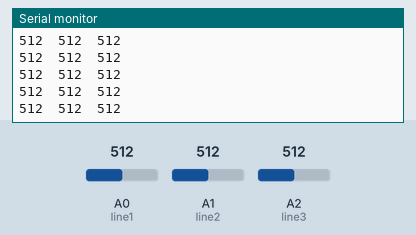
Recording of a sketch running on a simulated Arduino Uno, built with avr-gcc and run on an emulated ATmega328P. On the bench: the last lines printed to the serial monitor. The inputs (shaded band) are chosen by the test bench; at power-on: A2 (line3) = 512, A0 (line1) = 512, A1 (line2) = 512.

Above: at 1.2 s.
1.3 s: A2 (line3) set to 110
At 2.1 s:
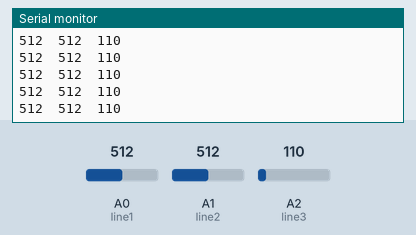
2.8 s: A2 (line3) set to 92
At 3.5 s:
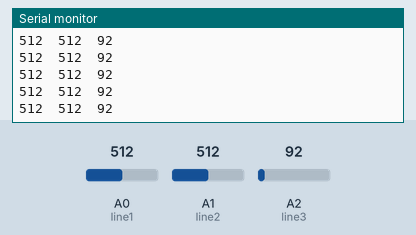
Timing chart, 0 to 5.8 s (numbered marks = the images above; inputs shaded):
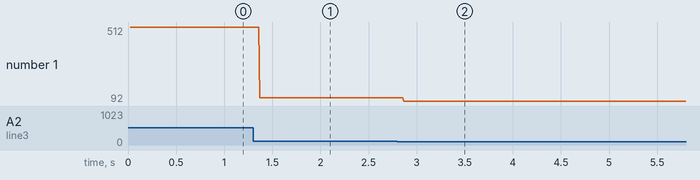

Measured:
- after the input at 1.3 s, the serial monitor: prints a new line after 0.07 s (image 1)
- after the input at 2.8 s, the serial monitor: prints a new line after 0.07 s (image 2)
- plotted number 1: 512 → 110 after the input at 1.3 s, 110 → 92 after the input at 2.8 s

The sketch:

line_sensor_test.ino
```cpp
#define line1 A0
#define line2 A1
#define line3 A2
void setup()
{
  pinMode(line1, INPUT);
  pinMode(line2, INPUT);
  pinMode(line3, INPUT);

  Serial.begin(9600);

  Serial.print("Line 1");
  Serial.print("\t");
  Serial.print("Line 2");
  Serial.print("\t");
  Serial.print("Line 3");
  Serial.print("\t");
  Serial.print("\n");
}

void loop()
{
  int s_line1, s_line2, s_line3, a_line1, a_line2, a_line3 = 0;
  int n = 1;
  s_line1 = s_line1 + analogRead(line1) - a_line1;
  a_line1 = s_line1 / n;

  s_line2 = s_line2 + analogRead(line2) - a_line2;
  a_line2 = s_line2 / n;

  s_line3 = s_line3 + analogRead(line3) - a_line3;
  a_line3 = s_line3 / n;

  Serial.print(a_line1);
  Serial.print("\t");
  Serial.print(a_line2);
  Serial.print("\t");
  Serial.print(a_line3);
  Serial.print("\n");

}
```
